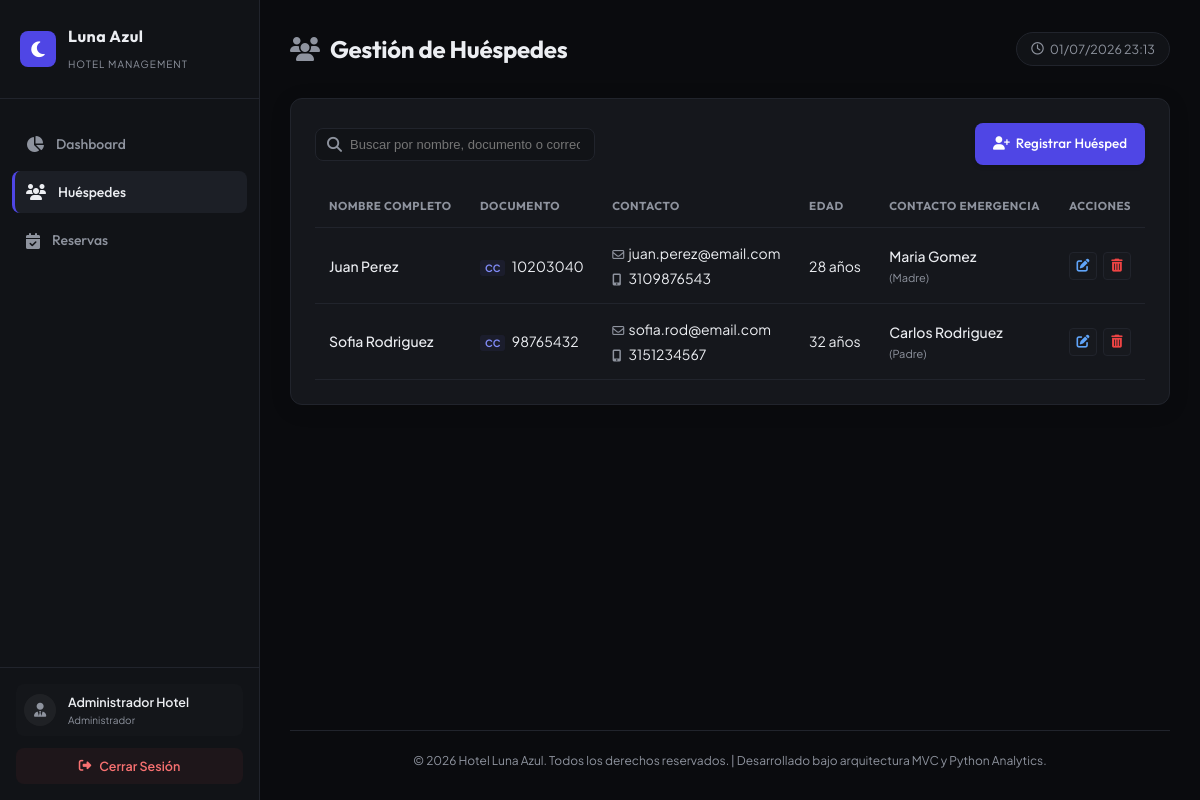
Page /index.php?controller=guests&action=index (signed in) on the committed database.
### tables this page shows
CREATE TABLE IF NOT EXISTS `guests` (
  `id` INT AUTO_INCREMENT PRIMARY KEY,
  `uuid` VARCHAR(36) UNIQUE NOT NULL,
  `nombre_completo` VARCHAR(100) NOT NULL,
  `tipo_documento` VARCHAR(20) NOT NULL,  
  `numero_documento` VARCHAR(30) UNIQUE NOT NULL,
  `direccion` VARCHAR(150) NOT NULL,
  `telefono` VARCHAR(20) DEFAULT NULL,
  `celular` VARCHAR(20) NOT NULL,
  `edad` INT NOT NULL,
  `email` VARCHAR(100) NOT NULL,
  `contacto_emergencia` VARCHAR(100) NOT NULL,
  `parentesco_contacto` VARCHAR(50) NOT NULL,
  `created_at` TIMESTAMP DEFAULT CURRENT_TIMESTAMP
);

### controllers/GuestController.php (called while the page is built, shortened)
<?php
require_once __DIR__ . '/../models/Guest.php';
require_once __DIR__ . '/../dtos/GuestDTO.php';
class GuestController {
    private $guestModel;
    public function __construct() {
        $this->guestModel = new Guest();
    }
    public function index() {
        $guests = $this->guestModel->getAll();
        require_once __DIR__ . '/../views/guests/index.php';
    }
}

### config/database.php (called while the page is built)
<?php
class Database
{
    private static $instance = null;
    private $conn;
    private $host = '127.0.0.1';
    private $db_name = 'hotel_luna_azul';
    private $username = 'root';
    private $password = 'LunaAzul2026#';
    private function __construct()
    {
        try {
            $this->conn = new PDO(
                "mysql:host=" . $this->host . ";dbname=" . $this->db_name . ";charset=utf8mb4",
                $this->username,
                $this->password,
                [
                    PDO::ATTR_ERRMODE => PDO::ERRMODE_EXCEPTION,
                    PDO::ATTR_DEFAULT_FETCH_MODE => PDO::FETCH_ASSOC,
                    PDO::ATTR_EMULATE_PREPARES => false,
                ]
            );
        } catch (PDOException $exception) {
            die("Database connection error: " . $exception->getMessage());
        }
    }
    public static function getInstance()
    {
        if (self::$instance == null) {
            self::$instance = new Database();
        }
        return self::$instance;
    }
    public function getConnection()
    {
        return $this->conn;
    }
}

### models/Guest.php (called while the page is built, shortened)
<?php
require_once __DIR__ . '/../config/database.php';
require_once __DIR__ . '/../dtos/GuestDTO.php';
class Guest {
    private $db;
    private $table = 'guests';
    public function __construct() {
        $this->db = Database::getInstance()->getConnection();
    }
    public function getAll() {
        $query = "SELECT * FROM " . $this->table . " ORDER BY nombre_completo ASC";
        $stmt = $this->db->prepare($query);
        $stmt->execute();
        $guests = [];
        while ($row = $stmt->fetch()) {
            $guests[] = GuestDTO::fromArray($row);
        }
        return $guests;
    }
}

### dtos/GuestDTO.php (called while the page is built, shortened)
<?php
class GuestDTO {
    public function __construct(
        $uuid,
        $nombreCompleto,
        $tipoDocumento,
        $numeroDocumento,
        $direccion,
        $telefono,
        $celular,
        $edad,
        $email,
        $contactoEmergencia,
        $parentescoContacto
    ) {
        $this->uuid = $uuid;
        $this->nombreCompleto = $nombreCompleto;
        $this->tipoDocumento = $tipoDocumento;
        $this->numeroDocumento = $numeroDocumento;
        $this->celular = $celular;
        $this->edad = (int)$edad;
        $this->email = $email;
        $this->contactoEmergencia = $contactoEmergencia;
        $this->parentescoContacto = $parentescoContacto;
    }
    public static function fromArray(array $data) {
        return new self(
            $data['uuid'] ?? null,
            $data['nombre_completo'] ?? $data['nombreCompleto'] ?? '',
            $data['tipo_documento'] ?? $data['tipoDocumento'] ?? '',
            $data['numero_documento'] ?? $data['numeroDocumento'] ?? '',
            $data['direccion'] ?? '',
            $data['telefono'] ?? null,
            $data['celular'] ?? '',
            $data['edad'] ?? 0,
            $data['email'] ?? '',
            $data['contacto_emergencia'] ?? $data['contactoEmergencia'] ?? '',
            $data['parentesco_contacto'] ?? $data['parentescoContacto'] ?? ''
        );
    }
}

### views/guests/index.php (the view, shortened to what this page needs)
<?php
require_once __DIR__ . '/../layouts/header.php';
?>
<div class="glass-panel">
  <div class="panel-header-search">
    <div class="search-box-wrapper">
      <i class="fa-solid fa-magnifying-glass"></i>
      <input type="text" id="guest-search" placeholder="Buscar por nombre, documento o correo..." onkeyup="filterGuestsTable()">
    </div>
    <a href="index.php?controller=guests&action=create" class="btn btn-primary">
      <i class="fa-solid fa-user-plus"></i>
      <span>Registrar Huésped</span>
    </a>
  </div>
  <div class="panel-body">
    <?php if (empty($guests)): ?>
      <div class="empty-state">
        <i class="fa-solid fa-users-slash"></i>
        <p>No hay huéspedes registrados en el sistema.</p>
        <a href="index.php?controller=guests&action=create" class="btn btn-outline btn-sm">Registrar el Primero</a>
      </div>
    <?php else: ?>
      <div class="table-responsive">
        <table class="table" id="guests-table">
          <thead>
            <tr>
              <th>Nombre Completo</th>
              <th>Documento</th>
              <th>Contacto</th>
              <th>Edad</th>
              <th>Contacto Emergencia</th>
              <th class="text-right">Acciones</th>
            </tr>
          </thead>
          <tbody>
            <?php foreach ($guests as $g): ?>
              <tr>
                <td class="font-medium guest-name-cell"><?php echo htmlspecialchars($g->nombreCompleto); ?></td>
                <td>
                  <span class="doc-badge"><?php echo htmlspecialchars($g->tipoDocumento); ?></span>
                  <span class="guest-doc-cell"><?php echo htmlspecialchars($g->numeroDocumento); ?></span>
                </td>
                <td>
                  <div class="guest-contact-info">
                    <span class="guest-email-cell"><i class="fa-regular fa-envelope"></i> <?php echo htmlspecialchars($g->email); ?></span>
                    <span><i class="fa-solid fa-mobile-screen-button"></i> <?php echo htmlspecialchars($g->celular); ?></span>
                  </div>
                </td>
                <td><?php echo htmlspecialchars($g->edad); ?> años</td>
                <td>
                  <div class="emergency-contact-info">
                    <span class="font-medium"><?php echo htmlspecialchars($g->contactoEmergencia); ?></span>
                    <span class="text-xs text-muted">(<?php echo htmlspecialchars($g->parentescoContacto); ?>)</span>
                  </div>
                </td>
                <td class="text-right actions-cell">
                  <div class="actions-wrapper">
                    <a href="index.php?controller=guests&action=edit&uuid=<?php echo $g->uuid; ?>" class="btn-action btn-edit" title="Editar Huésped">
                      <i class="fa-solid fa-pen-to-square"></i>
                    </a>
                    <a href="index.php?controller=guests&action=delete&uuid=<?php echo $g->uuid; ?>"
                       class="btn-action btn-delete"
                       title="Eliminar Huésped"
                       onclick="return confirm('¿Está seguro de que desea eliminar a este huésped? Se eliminarán todas sus reservas asociadas.');">
                      <i class="fa-solid fa-trash-can"></i>
                    </a>
                  </div>
                </td>
              </tr>
            <?php endforeach; ?>
          </tbody>
        </table>
      </div>
    <?php endif; ?>
  </div>
</div>
<?php
require_once __DIR__ . '/../layouts/footer.php';
?>

### public/css/style.css (style rules this page uses)
:root { --bg-primary: #0A0B0E; --bg-secondary: #111317; --panel-bg: #15171C; --panel-border: #21242C; --text-main: #ECEEF2; --text-muted: #8E939E; --text-link: #60A5FA; --primary-color: #4F46E5; --primary-hover: #4338CA; --secondary-color: #1C1E24; --secondary-hover: #262932; --success-color: #10B981; --danger-color: #EF4444; --warning-color: #F59E0B; --info-color: #3B82F6; --font-title: 'Outfit', 'Plus Jakarta Sans', system-ui, sans-serif; --font-body: 'Plus Jakarta Sans', system-ui, sans-serif; --border-radius-lg: 12px; --border-radius-md: 8px; --border-radius-sm: 4px; --transition-smooth: all 0.2s ease-in-out; --sidebar-width: 260px; }
* { margin: 0; padding: 0; box-sizing: border-box; }
body { background-color: var(--bg-primary); color: var(--text-main); font-family: var(--font-body); font-size: 15px; line-height: 1.6; overflow-x: hidden; }
a { color: var(--text-link); text-decoration: none; transition: var(--transition-smooth); }
.glass-panel { background: var(--panel-bg); border: 1px solid var(--panel-border); border-radius: var(--border-radius-lg); padding: 24px; margin-bottom: 24px; box-shadow: 0 4px 20px rgba(0, 0, 0, 0.15); }
.panel-header-search { display: flex; justify-content: space-between; align-items: center; margin-bottom: 20px; gap: 16px; flex-wrap: wrap; }
.btn { display: inline-flex; align-items: center; justify-content: center; gap: 6px; padding: 10px 18px; font-family: var(--font-title); font-weight: 500; border-radius: var(--border-radius-md); border: none; cursor: pointer; transition: var(--transition-smooth); font-size: 13.5px; }
.btn-primary { background: var(--primary-color); color: white; box-shadow: 0 2px 4px rgba(0, 0, 0, 0.15); }
.actions-wrapper { display: flex; gap: 6px; justify-content: flex-end; }
.btn-action { width: 28px; height: 28px; border-radius: var(--border-radius-sm); display: inline-flex; align-items: center; justify-content: center; border: 1px solid var(--panel-border); font-size: 13px; background: rgba(255, 255, 255, 0.01); }
.btn-edit { color: var(--text-link); }
.btn-delete { color: var(--danger-color); }
.table-responsive { width: 100%; overflow-x: auto; }
.table { width: 100%; border-collapse: collapse; text-align: left; }
.table th { padding: 12px 14px; font-size: 11.5px; font-weight: 700; text-transform: uppercase; color: var(--text-muted); border-bottom: 1px solid var(--panel-border); letter-spacing: 0.5px; font-family: var(--font-title); }
.table td { padding: 14px; border-bottom: 1px solid var(--panel-border); vertical-align: middle; font-size: 14px; }
.text-right { text-align: right; }
.font-medium { font-weight: 500; }
.doc-badge { background: rgba(99, 102, 241, 0.08); color: #818CF8; padding: 2px 5px; border-radius: 3px; font-size: 10px; font-weight: 700; margin-right: 4px; }
.guest-contact-info, .emergency-contact-info, .room-details-cell { display: flex; flex-direction: column; gap: 2px; }
.guest-contact-info span i { width: 14px; color: var(--text-muted); font-size: 12px; }
.text-xs { font-size: 11px; }
.text-muted { color: var(--text-muted); }
.search-box-wrapper { position: relative; width: 280px; }
.search-box-wrapper i { position: absolute; left: 12px; top: 50%; transform: translateY(-50%); color: var(--text-muted); }
.search-box-wrapper input { width: 100%; padding: 8px 14px 8px 34px; background: var(--bg-secondary); border: 1px solid var(--panel-border); border-radius: var(--border-radius-md); color: var(--text-main); outline: none; font-size: 13px; transition: var(--transition-smooth); }

### rows in the picture
guests: nombre_completo "Juan Perez", tipo_documento "CC", numero_documento "10203040", email "juan.perez@email.com", celular "3109876543", edad "28", contacto_emergencia "Maria Gomez", parentesco_contacto "Madre"
guests: nombre_completo "Sofia Rodriguez", tipo_documento "CC", numero_documento "98765432", email "sofia.rod@email.com", celular "3151234567", edad "32", contacto_emergencia "Carlos Rodriguez", parentesco_contacto "Padre"

### other values in the picture
$currentUser['nombre_completo'] "Administrador Hotel"
$currentUser['rol'] "Administrador"
